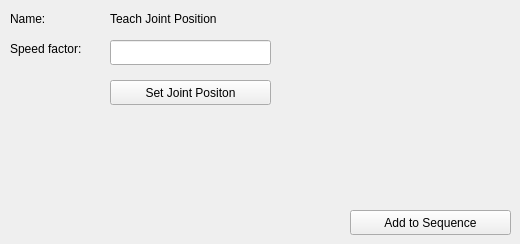
        <widget class="QWidget" name="page_8">
         <widget class="QLabel" name="label_54">
          <property name="geometry">
           <rect>
            <x>110</x>
            <y>10</y>
            <width>181</width>
            <height>17</height>
           </rect>
          </property>
          <property name="text">
           <string>Teach Joint Position</string>
          </property>
         </widget>
         <widget class="QLabel" name="label_55">
          <property name="geometry">
           <rect>
            <x>10</x>
            <y>10</y>
            <width>91</width>
            <height>17</height>
           </rect>
          </property>
          <property name="text">
           <string>Name:</string>
          </property>
         </widget>
         <widget class="QPushButton" name="pushButton_31">
          <property name="geometry">
           <rect>
            <x>110</x>
            <y>80</y>
            <width>161</width>
            <height>25</height>
           </rect>
          </property>
          <property name="text">
           <string>Set Joint Positon</string>
          </property>
         </widget>
         <widget class="QLabel" name="label_56">
          <property name="geometry">
           <rect>
            <x>10</x>
            <y>40</y>
            <width>91</width>
            <height>17</height>
           </rect>
          </property>
          <property name="text">
           <string>Speed factor:</string>
          </property>
         </widget>
         <widget class="QPushButton" name="pushButton_32">
          <property name="geometry">
           <rect>
            <x>350</x>
            <y>210</y>
            <width>161</width>
            <height>25</height>
           </rect>
          </property>
          <property name="text">
           <string>Add to Sequence</string>
          </property>
         </widget>
         <widget class="QLineEdit" name="lineEdit_27">
          <property name="geometry">
           <rect>
            <x>110</x>
            <y>40</y>
            <width>161</width>
            <height>25</height>
           </rect>
          </property>
         </widget>
        </widget>
